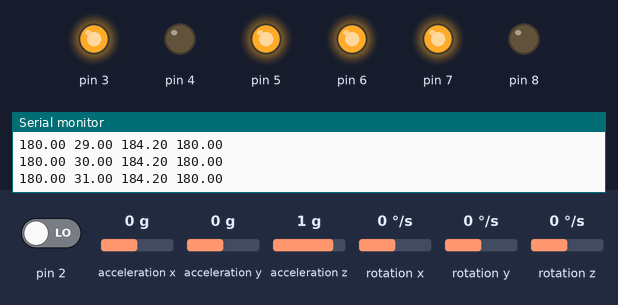
Bench run of a sketch on a simulated Arduino Uno, built with avr-gcc and run on an emulated ATmega328P. On the bench: output pins drawn as LEDs (lit = HIGH), the last lines printed to the serial monitor. The test bench sets the inputs (shaded band); at power-on: acceleration x 0 g, acceleration y 0 g, acceleration z 1 g, pin 2 LOW, rotation x 0 °/s, rotation y 0 °/s, rotation z 0 °/s. The sensor or clock chip raises its interrupt line as the real part does.

Above: at 1.7 s.
1.8 s: acceleration x set to -0.4 g
3.3 s: acceleration x set to -0.7 g
At 4.1 s:
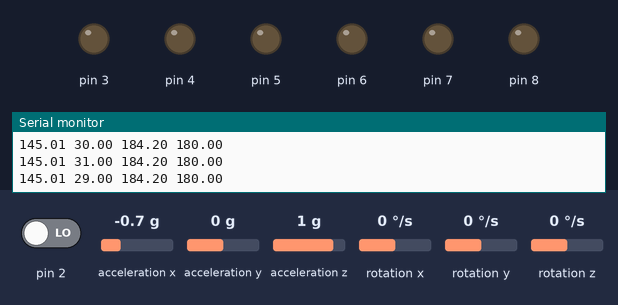
4.8 s: acceleration y set to -0.5 g
6.3 s: acceleration y set to -0.8 g
At 7.2 s:
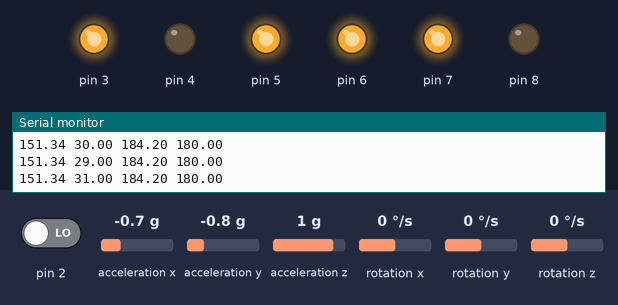
7.8 s: acceleration x set to 0.1 g
At 8.06 s:
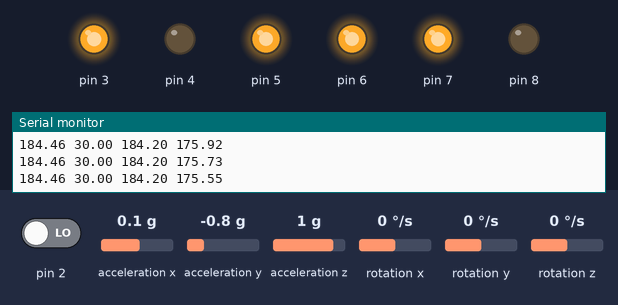
10.8 s: acceleration z set to -0.8 g
At 12.72 s:
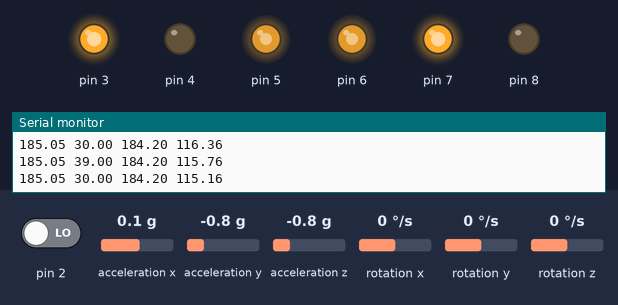
Timing chart, 0 to 17.3 s (numbered marks = the images above; inputs shaded):
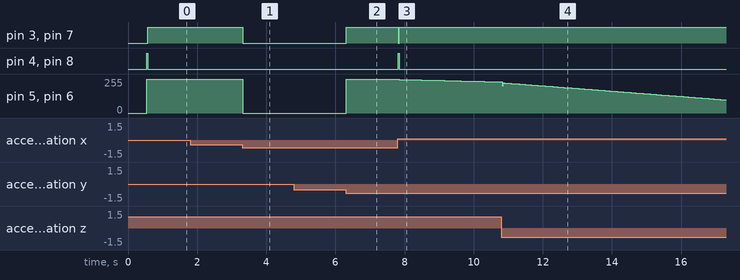

The sketch:

Self-_Balancing_without_remote.ino
```cpp
#include "I2Cdev.h"
#include <PID_v1.h>
#include "MPU6050_6Axis_MotionApps20.h"
MPU6050 mpu;
#define minspeed 75

bool dmpReady = false;
uint8_t mpuIntStatus;
uint8_t devStatus;
uint16_t packetSize;
uint16_t fifoCount;
uint8_t fifoBuffer[64];

Quaternion q;
VectorFloat gravity;
float ypr[3];
double nowtime=0;
double prevtime=0;

double setpoint = 184.2;//184.2
double Kp = 10.5; //21//30//17.5
double Kd = 0.3937; //0.75
double Ki = 70;  //20

double input, output;
//double set = 184.2;
PID pid(&input, &output, &setpoint, Kp, Ki, Kd, DIRECT);
int low = 150;
int high = 210;


volatile bool mpuInterrupt = false;
void dmpDataReady()
{
  mpuInterrupt = true;
}

void setup() {
  Serial.begin(115200);
  Wire.begin();
  Wire.setClock(400000);
//  Serial.println(F("Initializing I2C devices..."));
  mpu.initialize();
  pinMode(2, INPUT);

//   Serial.println(F("Testing device connections..."));
//  Serial.println(mpu.testConnection() ? F("MPU6050 connection successful") : F("MPU6050 connection failed"));

   devStatus = mpu.dmpInitialize();


 // offsets  -1966 -1101 1139  690 -20 -19

//  Data is prited as: acelX acelY aclZ giro iroY giroZ

  mpu.setXGyroOffset(690);
  mpu.setYGyroOffset(-20);
  mpu.setZGyroOffset(-19);
  mpu.setZAccelOffset(1139);

  if (devStatus == 0)
  {
//    Serial.println(F("Enabling DMP..."));
    mpu.setDMPEnabled(true);

//    Serial.println(F("Enabling interrupt detection (Arduino external interrupt 0)..."));
    attachInterrupt(digitalPinToInterrupt(2), dmpDataReady, RISING);
    mpuIntStatus = mpu.getIntStatus();

//     Serial.println(F("DMP ready! Waiting for first interrupt..."));
    dmpReady = true;

     packetSize = mpu.dmpGetFIFOPacketSize();

     pid.SetMode(AUTOMATIC);
    pid.SetSampleTime(10);
    pid.SetOutputLimits(-255+minspeed, 255-minspeed);
  }
  else
  {
//    Serial.print(F("DMP Initialization failed (code "));
//    Serial.print(devStatus);
//    Serial.println(F(")"));
  }

   pinMode (3, OUTPUT);
  pinMode (4, OUTPUT);
  pinMode (5, OUTPUT);
  pinMode (6, OUTPUT);
  pinMode (7, OUTPUT);
  pinMode (8, OUTPUT);

   digitalWrite(3, LOW);
  digitalWrite(4, LOW);
  digitalWrite(7, LOW);
  digitalWrite(8, LOW);
  analogWrite(5,0);
  analogWrite(6,0);
}


void loop() {

   if (!dmpReady) return;

   while (!mpuInterrupt && fifoCount < packetSize)
  {
     pid.Compute();

//     Serial.print(low);
//     Serial.print(" ");
//     Serial.print(high);
//     Serial.print(" ");
     Serial.print(input);
     Serial.print(" ");
     nowtime = millis();
     Serial.print(nowtime-prevtime);
     prevtime = nowtime;
     Serial.print(" ");
     Serial.print(setpoint);
     Serial.print(" ");
     Serial.println(output);

    // input -= 180;


    if (input > 150 && input < 210) {
      if (output > 0)
        Forward();
      else if (output < 0)
        Backward();
    }
    else
      Stop();

  }

   mpuInterrupt = false;
  mpuIntStatus = mpu.getIntStatus();

   fifoCount = mpu.getFIFOCount();

   if ((mpuIntStatus & 0x10) || fifoCount == 1024)
  {
     mpu.resetFIFO();
//    Serial.println(F("FIFO overflow!"));

   }
  else if (mpuIntStatus & 0x02)
  {
     while (fifoCount < packetSize) fifoCount = mpu.getFIFOCount();

     mpu.getFIFOBytes(fifoBuffer, packetSize);

     fifoCount -= packetSize;

    mpu.dmpGetQuaternion(&q, fifoBuffer);
    mpu.dmpGetGravity(&gravity, &q);
    mpu.dmpGetYawPitchRoll(ypr, &q, &gravity);

    input = ypr[1] * 180 / M_PI + 180;

  }
}

void Forward()
{
  if(abs(setpoint-input)<=0){
    analogWrite(5,0);
    analogWrite(6,0);
  }
  else{
    analogWrite(5,constrain(output+minspeed,minspeed,255));
    analogWrite(6,constrain(output+minspeed,minspeed,255));
  }
  digitalWrite(3, HIGH);
  digitalWrite(4, LOW);
  digitalWrite(7, HIGH);
  digitalWrite(8, LOW);

}

void Backward()
{
  if(abs(setpoint-input)<=0){
    analogWrite(5,0);
    analogWrite(6,0);
  }
  else{
    analogWrite(5,constrain(minspeed+(output*-1),minspeed,255));
    analogWrite(6,constrain(minspeed+(output*-1),minspeed,255));
  }
  digitalWrite(4, HIGH);
  digitalWrite(3, LOW);
  digitalWrite(8, HIGH);
  digitalWrite(7, LOW);
}

void Stop()
{
  digitalWrite(3, LOW);
  digitalWrite(4, LOW);
  digitalWrite(7, LOW);
  digitalWrite(8, LOW);
  analogWrite(5,0);
  analogWrite(6,0);
}
```

Measured:
- the behaviour switches between -0.5 and -0.6 g on acceleration x (found by bisection; images 0 and 1)
- the behaviour switches between -0.6 and -0.7 g on acceleration y (found by bisection; images 1 and 2)
- after the input at 3.3 s, pin 3, pin 7: HIGH → LOW at once; pin 5, pin 6: 255/255 → 0/255 at once
- after the input at 6.3 s, pin 3, pin 7: LOW → HIGH at once; pin 5, pin 6: 0/255 → 255/255 at once
- after the input at 7.8 s, pin 3, pin 7: HIGH → LOW at once, → HIGH 0.03 s later; pin 4, pin 8: LOW → HIGH at once, → LOW 0.03 s later; pin 5, pin 6: moves from 255/255 to 233/255 over 3.0 s, starting at once
